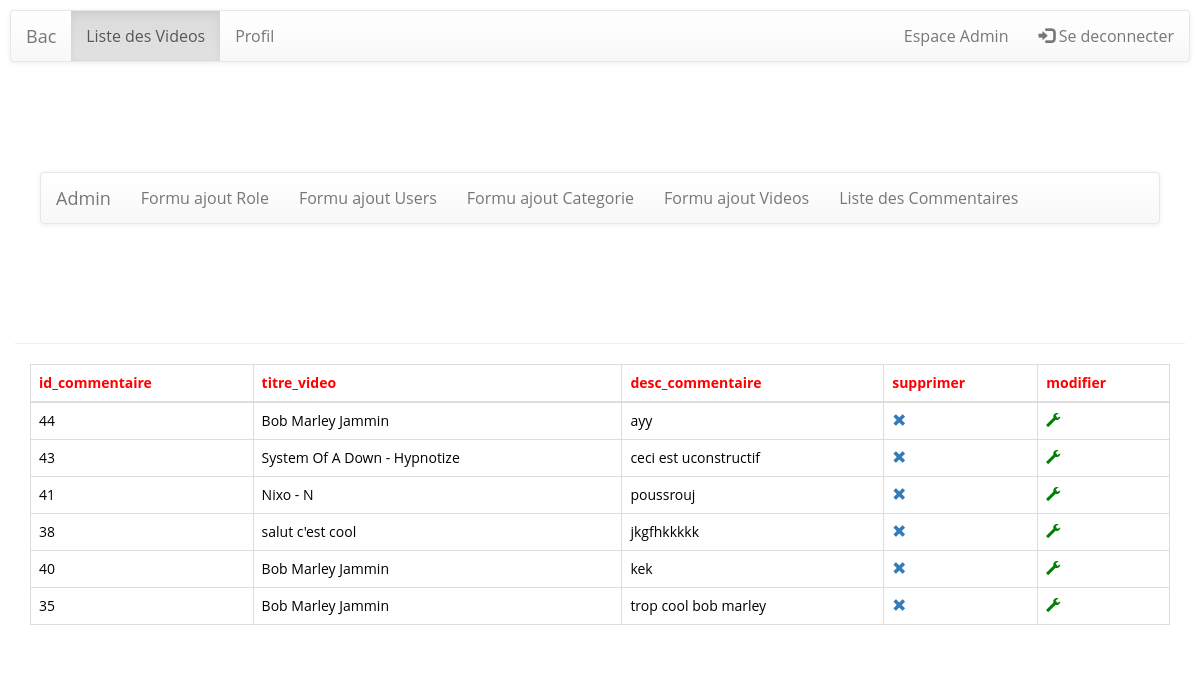
The page /listCommentairesAdmin.php (signed in) on the database its author committed.
### tables this page shows
CREATE TABLE `commentaires` (
  `id_commentaire` int(11) NOT NULL,
  `id_video` int(11) NOT NULL,
  `commentaire_id_user` int(11) NOT NULL,
  `desc_commentaire` varchar(20000) NOT NULL,
  `date_commentaire` varchar(255) NOT NULL
);

CREATE TABLE `videos` (
  `id_video` int(11) NOT NULL,
  `url_video` varchar(255) NOT NULL,
  `vignette_video` varchar(255) NOT NULL,
  `titre_video` varchar(255) NOT NULL,
  `desc_video` varchar(2000) NOT NULL,
  `categorie_video` varchar(255) NOT NULL,
  `date_video` date DEFAULT NULL,
  `etat_video` varchar(20) NOT NULL
);

### listCommentairesAdmin.php (the view, shortened to what this page needs)
<!DOCTYPE html>
<html lang="fr">
<head>
    <link rel="stylesheet" href="https://maxcdn.bootstrapcdn.com/bootstrap/3.3.6/css/bootstrap.min.css">
    <link rel="stylesheet" href="https://maxcdn.bootstrapcdn.com/bootstrap/3.3.6/css/bootstrap-theme.min.css">
    <link href="assets/css/style.css" rel="stylesheet" />
    <link href="assets/css/custom.css" rel="stylesheet" />
</head>
<body>
<?php include('navbar.php'); ?>
<br>
<br>
<?php include('navbarAdmin.php'); ?>
<div class="container">
    <div class="row">
        <h2 class="page-header text-center">Liste de tous les Commentaires !</h2>
    </div>
</div>
<?php
include('config.php');
$tableHeading =array('id_commentaire',
    'titre_video',
    'desc_commentaire');
$tableHeading[]='supprimer';
$tableHeading[]='modifier';
echo "<div class='container'>";
echo "<table id='table' class='table table-bordered table-responsive table-hover'>";
echo "<thead><tr>";
$i=0;
$tailleChamps = count($tableHeading);
for( $i; $i < $tailleChamps; $i++)
{  ?>
    <th><?=$tableHeading[$i]?></th>
<?php }
echo "</tr></thead>";
$roles = 'SELECT *
                    FROM commentaires
                    INNER JOIN videos
                    ON commentaires.id_video = videos.id_video';
$reponse = mysqli_query($link, $roles);
echo "<tbody>";
if(mysqli_num_rows($reponse)>0){
    while($row = mysqli_fetch_assoc($reponse)){
        echo '<form action="modifierCommentairesAdmin.php" method="post">';
        echo "<tr class='".$row['id_commentaire']."'>";
        echo "<td class='".$row['id_commentaire']."'>".$row['id_commentaire']."<input type='hidden' name='id_commentaire' value='".$row['id_commentaire']."'></td>";;
        echo "<td class='".$row['titre_video']."'>".$row['titre_video'];
        echo "<td class='".$row['desc_commentaire']."'>".$row['desc_commentaire']."<input type='hidden' name='desc_commentaire' value='".$row['desc_commentaire']."'></td>";
        $champSupprimer = '<td><a id="'.$row["id_commentaire"].'" href="javascript:void(0)" onclick="removeUser('.$row["id_commentaire"].')"><span class="glyphicon glyphicon-remove" aria-hidden="true"></span></a></td>';
        echo $champSupprimer;
        $champModifier = ' <td><a  class="modifier" id="'.$row["id_commentaire"].'" >
						<span class="glyphicon glyphicon-wrench" style="color:green;" aria-hidden="true"></span></a>
						<input type="submit" name="modifier" value="modifier"></td>';
        echo $champModifier;
        echo "</tr>";
        echo '</form>';
    }
}
echo "</tbody>";
echo "</table>";
echo "</div>";
?>

### assets/css/style.css (style rules this page uses)
h1, h2, h3, h4, h5, h6 { font-family:'Open Sans', sans-serif; font-weight: bold; color: white; }
.text-center { text-align:center; }
h2 { line-height:50px; color:#424242; }

### assets/css/custom.css (style rules this page uses)
html { margin:0; padding:0; }
body { background: url('http://www.freebiesgallery.com/wp-content/uploads/2012/08/dark-website-backgrounds-10.jpg'); background-size: 100%; background-repeat: repeat; margin: 0; padding:0; height: 100%; }
h2 { color:white; }
#table { background-color:white; }
th { color:red; }
tr { color:black; }
td { color:black; }

### rows shown on the page
commentaires: id_commentaire "44", id_video.titre_video "Bob Marley Jammin", desc_commentaire "ayy"
commentaires: id_commentaire "43", id_video.titre_video "System Of A Down - Hypnotize", desc_commentaire "ceci est uconstructif"
commentaires: id_commentaire "41", id_video.titre_video "Nixo - N", desc_commentaire "poussrouj"
commentaires: id_commentaire "38", id_video.titre_video "salut c'est cool", desc_commentaire "jkgfhkkkkk"
commentaires: id_commentaire "40", id_video.titre_video "Bob Marley Jammin", desc_commentaire "kek"
commentaires: id_commentaire "35", id_video.titre_video "Bob Marley Jammin", desc_commentaire "trop cool bob marley"

### other values the page prints
$tableHeading[$i] "id_commentaire"
$tableHeading[$i] "titre_video"
$tableHeading[$i] "desc_commentaire"
$tableHeading[$i] "supprimer"
$tableHeading[$i] "modifier"
